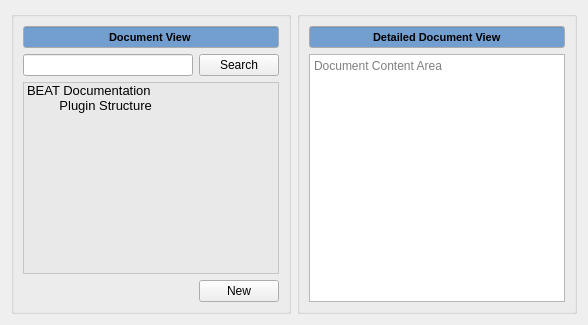
     <widget class="QWidget" name="Documentation">
      <attribute name="title">
       <string>Documentation</string>
      </attribute>
      <layout class="QGridLayout" name="gridLayout_16">
       <item row="0" column="0">
        <widget class="QGroupBox" name="document_view_groupbox">
         <property name="title">
          <string/>
         </property>
         <layout class="QGridLayout" name="gridLayout_15">
          <item row="0" column="0" colspan="2">
           <widget class="QLineEdit" name="document_view_lineedit">
            <property name="palette">
             <palette>
              <active>
               <colorrole role="Base">
                <brush brushstyle="SolidPattern">
                 <color alpha="255">
                  <red>114</red>
                  <green>159</green>
                  <blue>207</blue>
                 </color>
                </brush>
               </colorrole>
              </active>
              <inactive>
               <colorrole role="Base">
                <brush brushstyle="SolidPattern">
                 <color alpha="255">
                  <red>114</red>
                  <green>159</green>
                  <blue>207</blue>
                 </color>
                </brush>
               </colorrole>
              </inactive>
              <disabled>
               <colorrole role="Base">
                <brush brushstyle="SolidPattern">
                 <color alpha="255">
                  <red>255</red>
                  <green>255</green>
                  <blue>255</blue>
                 </color>
                </brush>
               </colorrole>
              </disabled>
             </palette>
            </property>
            <property name="font">
             <font>
              <pointsize>8</pointsize>
              <weight>75</weight>
              <bold>true</bold>
             </font>
            </property>
            <property name="autoFillBackground">
             <bool>false</bool>
            </property>
            <property name="text">
             <string>Document View</string>
            </property>
            <property name="alignment">
             <set>Qt::AlignCenter</set>
            </property>
            <property name="readOnly">
             <bool>true</bool>
            </property>
           </widget>
          </item>
          <item row="1" column="0">
           <widget class="QLineEdit" name="document_view_search_lineedit">
            <property name="palette">
             <palette>
              <active>
               <colorrole role="WindowText">
                <brush brushstyle="SolidPattern">
                 <color alpha="255">
                  <red>0</red>
                  <green>0</green>
                  <blue>0</blue>
                 </color>
                </brush>
               </colorrole>
               <colorrole role="Dark">
                <brush brushstyle="SolidPattern">
                 <color alpha="255">
                  <red>119</red>
                  <green>119</green>
                  <blue>118</blue>
                 </color>
                </brush>
               </colorrole>
               <colorrole role="Mid">
                <brush brushstyle="SolidPattern">
                 <color alpha="255">
                  <red>159</red>
                  <green>159</green>
                  <blue>157</blue>
                 </color>
                </brush>
               </colorrole>
               <colorrole role="Text">
                <brush brushstyle="SolidPattern">
                 <color alpha="255">
                  <red>203</red>
                  <green>203</green>
                  <blue>203</blue>
                 </color>
                </brush>
               </colorrole>
               <colorrole role="ButtonText">
                <brush brushstyle="SolidPattern">
                 <color alpha="255">
                  <red>0</red>
                  <green>0</green>
                  <blue>0</blue>
                 </color>
                </brush>
               </colorrole>
               <colorrole role="Base">
                <brush brushstyle="SolidPattern">
                 <color alpha="255">
                  <red>255</red>
                  <green>255</green>
                  <blue>255</blue>
                 </color>
                </brush>
               </colorrole>
               <colorrole role="Window">
                <brush brushstyle="SolidPattern">
                 <color alpha="255">
                  <red>238</red>
                  <green>238</green>
                  <blue>236</blue>
                 </color>
                </brush>
               </colorrole>
               <colorrole role="Shadow">
                <brush brushstyle="SolidPattern">
                 <color alpha="255">
                  <red>0</red>
                  <green>0</green>
                  <blue>0</blue>
                 </color>
                </brush>
               </colorrole>
               <colorrole role="AlternateBase">
                <brush brushstyle="SolidPattern">
                 <color alpha="255">
                  <red>184</red>
                  <green>184</green>
                  <blue>184</blue>
                 </color>
                </brush>
               </colorrole>
               <colorrole role="ToolTipBase">
                <brush brushstyle="SolidPattern">
                 <color alpha="255">
                  <red>255</red>
                  <green>255</green>
                  <blue>220</blue>
                 </color>
                </brush>
               </colorrole>
               <colorrole role="ToolTipText">
                <brush brushstyle="SolidPattern">
                 <color alpha="255">
                  <red>0</red>
                  <green>0</green>
                  <blue>0</blue>
                 </color>
                </brush>
               </colorrole>
               <colorrole role="PlaceholderText">
                <brush brushstyle="NoBrush">
                 <color alpha="128">
                  <red>203</red>
                  <green>203</green>
                  <blue>203</blue>
                 </color>
                </brush>
               </colorrole>
              </active>
              <inactive>
               <colorrole role="WindowText">
                <brush brushstyle="SolidPattern">
                 <color alpha="255">
                  <red>0</red>
                  <green>0</green>
                  <blue>0</blue>
                 </color>
                </brush>
               </colorrole>
               <colorrole role="Dark">
                <brush brushstyle="SolidPattern">
                 <color alpha="255">
                  <red>119</red>
                  <green>119</green>
                  <blue>118</blue>
                 </color>
                </brush>
               </colorrole>
               <colorrole role="Mid">
                <brush brushstyle="SolidPattern">
                 <color alpha="255">
                  <red>159</red>
                  <green>159</green>
                  <blue>157</blue>
                 </color>
                </brush>
               </colorrole>
               <colorrole role="Text">
                <brush brushstyle="SolidPattern">
                 <color alpha="255">
                  <red>203</red>
                  <green>203</green>
                  <blue>203</blue>
                 </color>
                </brush>
               </colorrole>
               <colorrole role="ButtonText">
                <brush brushstyle="SolidPattern">
                 <color alpha="255">
                  <red>0</red>
                  <green>0</green>
                  <blue>0</blue>
                 </color>
                </brush>
               </colorrole>
               <colorrole role="Base">
                <brush brushstyle="SolidPattern">
                 <color alpha="255">
                  <red>255</red>
                  <green>255</green>
                  <blue>255</blue>
                 </color>
                </brush>
               </colorrole>
               <colorrole role="Window">
                <brush brushstyle="SolidPattern">
                 <color alpha="255">
                  <red>238</red>
                  <green>238</green>
                  <blue>236</blue>
                 </color>
                </brush>
               </colorrole>
               <colorrole role="Shadow">
                <brush brushstyle="SolidPattern">
                 <color alpha="255">
                  <red>0</red>
                  <green>0</green>
                  <blue>0</blue>
                 </color>
                </brush>
               </colorrole>
               <colorrole role="AlternateBase">
                <brush brushstyle="SolidPattern">
                 <color alpha="255">
                  <red>184</red>
                  <green>184</green>
                  <blue>184</blue>
                 </color>
                </brush>
               </colorrole>
               <colorrole role="ToolTipBase">
                <brush brushstyle="SolidPattern">
                 <color alpha="255">
                  <red>255</red>
                  <green>255</green>
                  <blue>220</blue>
                 </color>
                </brush>
               </colorrole>
               <colorrole role="ToolTipText">
                <brush brushstyle="SolidPattern">
                 <color alpha="255">
                  <red>0</red>
                  <green>0</green>
                  <blue>0</blue>
                 </color>
                </brush>
               </colorrole>
               <colorrole role="PlaceholderText">
                <brush brushstyle="NoBrush">
                 <color alpha="128">
                  <red>203</red>
                  <green>203</green>
                  <blue>203</blue>
                 </color>
                </brush>
               </colorrole>
              </inactive>
              <disabled>
               <colorrole role="WindowText">
                <brush brushstyle="SolidPattern">
                 <color alpha="255">
                  <red>119</red>
                  <green>119</green>
                  <blue>118</blue>
                 </color>
                </brush>
               </colorrole>
               <colorrole role="Dark">
                <brush brushstyle="SolidPattern">
                 <color alpha="255">
                  <red>119</red>
                  <green>119</green>
                  <blue>118</blue>
                 </color>
                </brush>
               </colorrole>
               <colorrole role="Mid">
                <brush brushstyle="SolidPattern">
                 <color alpha="255">
                  <red>159</red>
                  <green>159</green>
                  <blue>157</blue>
                 </color>
                </brush>
               </colorrole>
               <colorrole role="Text">
                <brush brushstyle="SolidPattern">
                 <color alpha="255">
                  <red>119</red>
                  <green>119</green>
                  <blue>118</blue>
                 </color>
                </brush>
               </colorrole>
               <colorrole role="ButtonText">
                <brush brushstyle="SolidPattern">
                 <color alpha="255">
                  <red>119</red>
                  <green>119</green>
                  <blue>118</blue>
                 </color>
                </brush>
               </colorrole>
               <colorrole role="Base">
                <brush brushstyle="SolidPattern">
                 <color alpha="255">
                  <red>238</red>
                  <green>238</green>
                  <blue>236</blue>
                 </color>
                </brush>
               </colorrole>
               <colorrole role="Window">
                <brush brushstyle="SolidPattern">
                 <color alpha="255">
                  <red>238</red>
                  <green>238</green>
                  <blue>236</blue>
                 </color>
                </brush>
               </colorrole>
               <colorrole role="Shadow">
                <brush brushstyle="SolidPattern">
                 <color alpha="255">
                  <red>0</red>
                  <green>0</green>
                  <blue>0</blue>
                 </color>
                </brush>
               </colorrole>
               <colorrole role="AlternateBase">
                <brush brushstyle="SolidPattern">
                 <color alpha="255">
                  <red>184</red>
                  <green>184</green>
                  <blue>184</blue>
                 </color>
                </brush>
               </colorrole>
               <colorrole role="ToolTipBase">
                <brush brushstyle="SolidPattern">
                 <color alpha="255">
                  <red>255</red>
                  <green>255</green>
                  <blue>220</blue>
                 </color>
                </brush>
               </colorrole>
               <colorrole role="ToolTipText">
                <brush brushstyle="SolidPattern">
                 <color alpha="255">
                  <red>0</red>
                  <green>0</green>
                  <blue>0</blue>
                 </color>
                </brush>
               </colorrole>
               <colorrole role="PlaceholderText">
                <brush brushstyle="NoBrush">
                 <color alpha="128">
                  <red>203</red>
                  <green>203</green>
                  <blue>203</blue>
                 </color>
                </brush>
               </colorrole>
              </disabled>
             </palette>
            </property>
            <property name="font">
             <font>
              <pointsize>8</pointsize>
             </font>
            </property>
            <property name="text">
             <string/>
            </property>
           </widget>
          </item>
          <item row="1" column="1">
           <widget class="QPushButton" name="document_view_search_button">
            <property name="text">
             <string>Search</string>
            </property>
           </widget>
          </item>
          <item row="2" column="0" colspan="2">
           <widget class="QListWidget" name="document_view_listwidget">
            <property name="palette">
             <palette>
              <active>
               <colorrole role="WindowText">
                <brush brushstyle="SolidPattern">
                 <color alpha="255">
                  <red>0</red>
                  <green>0</green>
                  <blue>0</blue>
                 </color>
                </brush>
               </colorrole>
               <colorrole role="Button">
                <brush brushstyle="SolidPattern">
                 <color alpha="255">
                  <red>255</red>
                  <green>255</green>
                  <blue>255</blue>
                 </color>
                </brush>
               </colorrole>
               <colorrole role="Light">
                <brush brushstyle="SolidPattern">
                 <color alpha="255">
                  <red>255</red>
                  <green>255</green>
                  <blue>255</blue>
                 </color>
                </brush>
               </colorrole>
               <colorrole role="Midlight">
                <brush brushstyle="SolidPattern">
                 <color alpha="255">
                  <red>255</red>
                  <green>255</green>
                  <blue>255</blue>
                 </color>
                </brush>
               </colorrole>
               <colorrole role="Dark">
                <brush brushstyle="SolidPattern">
                 <color alpha="255">
                  <red>127</red>
                  <green>127</green>
                  <blue>127</blue>
                 </color>
                </brush>
               </colorrole>
               <colorrole role="Mid">
                <brush brushstyle="SolidPattern">
                 <color alpha="255">
                  <red>170</red>
                  <green>170</green>
                  <blue>170</blue>
                 </color>
                </brush>
               </colorrole>
               <colorrole role="Text">
                <brush brushstyle="SolidPattern">
                 <color alpha="255">
                  <red>0</red>
                  <green>0</green>
                  <blue>0</blue>
                 </color>
                </brush>
               </colorrole>
               <colorrole role="BrightText">
                <brush brushstyle="SolidPattern">
                 <color alpha="255">
                  <red>255</red>
                  <green>255</green>
                  <blue>255</blue>
                 </color>
                </brush>
               </colorrole>
               <colorrole role="Base">
                <brush brushstyle="SolidPattern">
                 <color alpha="142">
                  <red>229</red>
                  <green>229</green>
                  <blue>229</blue>
                 </color>
                </brush>
               </colorrole>
               <colorrole role="Window">
                <brush brushstyle="SolidPattern">
                 <color alpha="255">
                  <red>255</red>
                  <green>255</green>
                  <blue>255</blue>
                 </color>
                </brush>
               </colorrole>
               <colorrole role="Shadow">
                <brush brushstyle="SolidPattern">
                 <color alpha="255">
                  <red>0</red>
                  <green>0</green>
                  <blue>0</blue>
                 </color>
                </brush>
               </colorrole>
               <colorrole role="AlternateBase">
                <brush brushstyle="SolidPattern">
                 <color alpha="255">
                  <red>255</red>
                  <green>255</green>
                  <blue>255</blue>
                 </color>
                </brush>
               </colorrole>
               <colorrole role="ToolTipBase">
                <brush brushstyle="SolidPattern">
                 <color alpha="255">
                  <red>255</red>
                  <green>255</green>
                  <blue>220</blue>
                 </color>
                </brush>
               </colorrole>
               <colorrole role="ToolTipText">
                <brush brushstyle="SolidPattern">
                 <color alpha="255">
                  <red>0</red>
                  <green>0</green>
                  <blue>0</blue>
                 </color>
                </brush>
               </colorrole>
               <colorrole role="PlaceholderText">
                <brush brushstyle="NoBrush">
                 <color alpha="128">
                  <red>0</red>
                  <green>0</green>
                  <blue>0</blue>
                 </color>
                </brush>
               </colorrole>
              </active>
              <inactive>
               <colorrole role="WindowText">
                <brush brushstyle="SolidPattern">
                 <color alpha="255">
                  <red>0</red>
                  <green>0</green>
                  <blue>0</blue>
                 </color>
                </brush>
               </colorrole>
               <colorrole role="Button">
                <brush brushstyle="SolidPattern">
                 <color alpha="255">
                  <red>255</red>
                  <green>255</green>
                  <blue>255</blue>
                 </color>
                </brush>
               </colorrole>
               <colorrole role="Light">
                <brush brushstyle="SolidPattern">
                 <color alpha="255">
                  <red>255</red>
                  <green>255</green>
                  <blue>255</blue>
                 </color>
                </brush>
               </colorrole>
               <colorrole role="Midlight">
                <brush brushstyle="SolidPattern">
                 <color alpha="255">
                  <red>255</red>
                  <green>255</green>
                  <blue>255</blue>
                 </color>
                </brush>
               </colorrole>
               <colorrole role="Dark">
                <brush brushstyle="SolidPattern">
                 <color alpha="255">
                  <red>127</red>
                  <green>127</green>
                  <blue>127</blue>
                 </color>
                </brush>
               </colorrole>
               <colorrole role="Mid">
                <brush brushstyle="SolidPattern">
                 <color alpha="255">
                  <red>170</red>
                  <green>170</green>
                  <blue>170</blue>
                 </color>
                </brush>
               </colorrole>
               <colorrole role="Text">
                <brush brushstyle="SolidPattern">
                 <color alpha="255">
                  <red>0</red>
                  <green>0</green>
                  <blue>0</blue>
                 </color>
                </brush>
               </colorrole>
               <colorrole role="BrightText">
                <brush brushstyle="SolidPattern">
                 <color alpha="255">
                  <red>255</red>
                  <green>255</green>
                  <blue>255</blue>
                 </color>
                </brush>
               </colorrole>
               <colorrole role="Base">
                <brush brushstyle="SolidPattern">
                 <color alpha="142">
                  <red>229</red>
                  <green>229</green>
                  <blue>229</blue>
                 </color>
                </brush>
               </colorrole>
               <colorrole role="Window">
                <brush brushstyle="SolidPattern">
                 <color alpha="255">
                  <red>255</red>
                  <green>255</green>
                  <blue>255</blue>
                 </color>
                </brush>
               </colorrole>
               <colorrole role="Shadow">
                <brush brushstyle="SolidPattern">
                 <color alpha="255">
                  <red>0</red>
                  <green>0</green>
                  <blue>0</blue>
                 </color>
                </brush>
               </colorrole>
               <colorrole role="AlternateBase">
                <brush brushstyle="SolidPattern">
                 <color alpha="255">
                  <red>255</red>
                  <green>255</green>
                  <blue>255</blue>
                 </color>
                </brush>
               </colorrole>
               <colorrole role="ToolTipBase">
                <brush brushstyle="SolidPattern">
                 <color alpha="255">
                  <red>255</red>
                  <green>255</green>
                  <blue>220</blue>
                 </color>
                </brush>
               </colorrole>
               <colorrole role="ToolTipText">
                <brush brushstyle="SolidPattern">
                 <color alpha="255">
                  <red>0</red>
                  <green>0</green>
                  <blue>0</blue>
                 </color>
                </brush>
               </colorrole>
               <colorrole role="PlaceholderText">
                <brush brushstyle="NoBrush">
                 <color alpha="128">
                  <red>0</red>
                  <green>0</green>
                  <blue>0</blue>
                 </color>
                </brush>
               </colorrole>
              </inactive>
              <disabled>
               <colorrole role="WindowText">
                <brush brushstyle="SolidPattern">
                 <color alpha="255">
                  <red>127</red>
                  <green>127</green>
                  <blue>127</blue>
                 </color>
                </brush>
               </colorrole>
               <colorrole role="Button">
                <brush brushstyle="SolidPattern">
                 <color alpha="255">
                  <red>255</red>
                  <green>255</green>
                  <blue>255</blue>
                 </color>
                </brush>
               </colorrole>
               <colorrole role="Light">
                <brush brushstyle="SolidPattern">
                 <color alpha="255">
                  <red>255</red>
                  <green>255</green>
                  <blue>255</blue>
                 </color>
                </brush>
               </colorrole>
               <colorrole role="Midlight">
                <brush brushstyle="SolidPattern">
                 <color alpha="255">
                  <red>255</red>
                  <green>255</green>
                  <blue>255</blue>
                 </color>
                </brush>
               </colorrole>
               <colorrole role="Dark">
                <brush brushstyle="SolidPattern">
                 <color alpha="255">
                  <red>127</red>
                  <green>127</green>
                  <blue>127</blue>
                 </color>
                </brush>
               </colorrole>
               <colorrole role="Mid">
                <brush brushstyle="SolidPattern">
                 <color alpha="255">
                  <red>170</red>
                  <green>170</green>
                  <blue>170</blue>
                 </color>
                </brush>
               </colorrole>
               <colorrole role="Text">
                <brush brushstyle="SolidPattern">
                 <color alpha="255">
                  <red>127</red>
                  <green>127</green>
                  <blue>127</blue>
                 </color>
                </brush>
               </colorrole>
               <colorrole role="BrightText">
                <brush brushstyle="SolidPattern">
                 <color alpha="255">
                  <red>255</red>
                  <green>255</green>
                  <blue>255</blue>
                 </color>
                </brush>
               </colorrole>
               <colorrole role="Base">
                <brush brushstyle="SolidPattern">
                 <color alpha="255">
                  <red>255</red>
                  <green>255</green>
                  <blue>255</blue>
                 </color>
                </brush>
               </colorrole>
               <colorrole role="Window">
                <brush brushstyle="SolidPattern">
                 <color alpha="255">
                  <red>255</red>
                  <green>255</green>
                  <blue>255</blue>
                 </color>
                </brush>
               </colorrole>
               <colorrole role="Shadow">
                <brush brushstyle="SolidPattern">
                 <color alpha="255">
                  <red>0</red>
                  <green>0</green>
                  <blue>0</blue>
                 </color>
                </brush>
               </colorrole>
               <colorrole role="AlternateBase">
                <brush brushstyle="SolidPattern">
                 <color alpha="255">
                  <red>255</red>
                  <green>255</green>
                  <blue>255</blue>
                 </color>
                </brush>
               </colorrole>
               <colorrole role="ToolTipBase">
                <brush brushstyle="SolidPattern">
                 <color alpha="255">
                  <red>255</red>
                  <green>255</green>
                  <blue>220</blue>
                 </color>
                </brush>
               </colorrole>
               <colorrole role="ToolTipText">
                <brush brushstyle="SolidPattern">
                 <color alpha="255">
                  <red>0</red>
                  <green>0</green>
                  <blue>0</blue>
                 </color>
                </brush>
               </colorrole>
               <colorrole role="PlaceholderText">
                <brush brushstyle="NoBrush">
                 <color alpha="128">
                  <red>0</red>
                  <green>0</green>
                  <blue>0</blue>
                 </color>
                </brush>
               </colorrole>
              </disabled>
             </palette>
            </property>
            <property name="font">
             <font>
              <pointsize>10</pointsize>
             </font>
            </property>
            <property name="editTriggers">
             <set>QAbstractItemView::DoubleClicked|QAbstractItemView::EditKeyPressed</set>
            </property>
            <property name="resizeMode">
             <enum>QListView::Adjust</enum>
            </property>
            <property name="spacing">
             <number>0</number>
            </property>
            <item>
             <property name="text">
              <string>BEAT Documentation</string>
             </property>
            </item>
            <item>
             <property name="text">
              <string>         Plugin Structure</string>
             </property>
            </item>
           </widget>
          </item>
          <item row="3" column="1">
           <widget class="QPushButton" name="document_view_new_button">
            <property name="text">
             <string>New</string>
            </property>
           </widget>
          </item>
         </layout>
        </widget>
       </item>
       <item row="0" column="1">
        <widget class="QGroupBox" name="detailed_document_view_groupbox">
         <property name="title">
          <string/>
         </property>
         <layout class="QVBoxLayout" name="verticalLayout_2">
          <item>
           <widget class="QLineEdit" name="detailed_document_view_lineedit">
            <property name="palette">
             <palette>
              <active>
               <colorrole role="Base">
                <brush brushstyle="SolidPattern">
                 <color alpha="255">
                  <red>114</red>
                  <green>159</green>
                  <blue>207</blue>
                 </color>
                </brush>
               </colorrole>
              </active>
              <inactive>
               <colorrole role="Base">
                <brush brushstyle="SolidPattern">
                 <color alpha="255">
                  <red>114</red>
                  <green>159</green>
                  <blue>207</blue>
                 </color>
                </brush>
               </colorrole>
              </inactive>
              <disabled>
               <colorrole role="Base">
                <brush brushstyle="SolidPattern">
                 <color alpha="255">
                  <red>255</red>
                  <green>255</green>
                  <blue>255</blue>
                 </color>
                </brush>
               </colorrole>
              </disabled>
             </palette>
            </property>
            <property name="font">
             <font>
              <pointsize>8</pointsize>
              <weight>75</weight>
              <bold>true</bold>
             </font>
            </property>
            <property name="autoFillBackground">
             <bool>false</bool>
            </property>
            <property name="text">
             <string>Detailed Document View</string>
            </property>
            <property name="alignment">
             <set>Qt::AlignCenter</set>
            </property>
            <property name="readOnly">
             <bool>true</bool>
            </property>
           </widget>
          </item>
          <item>
           <widget class="QTextEdit" name="document_content_area_textedit">
            <property name="html">
             <string>&lt;!DOCTYPE HTML PUBLIC &quot;-//W3C//DTD HTML 4.0//EN&quot; &quot;http://www.w3.org/TR/REC-html40/strict.dtd&quot;&gt;
&lt;html&gt;&lt;head&gt;&lt;meta name=&quot;qrichtext&quot; content=&quot;1&quot; /&gt;&lt;style type=&quot;text/css&quot;&gt;
p, li { white-space: pre-wrap; }
&lt;/style&gt;&lt;/head&gt;&lt;body style=&quot; font-family:'MS Shell Dlg 2'; font-size:8pt; font-weight:400; font-style:normal;&quot;&gt;
&lt;p style=&quot;-qt-paragraph-type:empty; margin-top:0px; margin-bottom:0px; margin-left:0px; margin-right:0px; -qt-block-indent:0; text-indent:0px; font-family:'DejaVu Sans'; font-size:12pt;&quot;&gt;&lt;br /&gt;&lt;/p&gt;&lt;/body&gt;&lt;/html&gt;</string>
            </property>
            <property name="placeholderText">
             <string>Document Content Area</string>
            </property>
           </widget>
          </item>
         </layout>
        </widget>
       </item>
      </layout>
     </widget>
